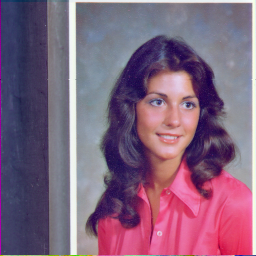
#> input picture Images/Lena/Lena.tiff, 256 x 256 px, found by its file name
$ jupyter execute Histogram.ipynb
#> lines starting #> are read from the running program, lines starting #| are printed output that depends on the picture
[cell 1]
import cv2
import matplotlib.pyplot as plt
import matplotlib.image as mpimg

img = cv2.imread('Images/Lena/Lena.tiff',0)
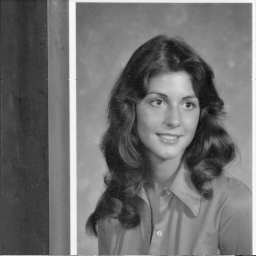
#> img: shape (256, 256); min 14, max 250, mean 111.2
cipher= cv2.imread('Images/Lena/cipher.tiff',0)
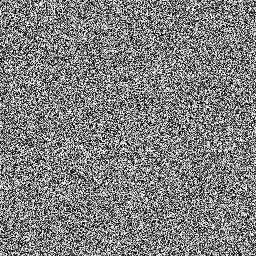
#> input picture Images/Lena/cipher.tiff, 256 x 256 px, found by its file name
#> cipher is the input picture: shape (256, 256); min 0, max 255, mean 127.6


plt.hist(img.ravel(),256,[0,256])
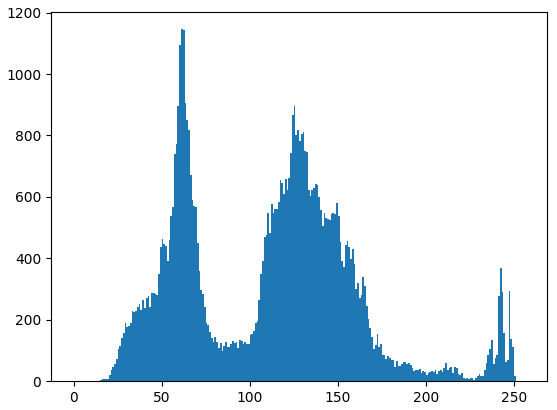
#> figure drawn by matplotlib, 1 panel; tallest bar 1146 high, from x = 61 to 62

[cell 2]
plt.hist(cipher.ravel(),256,[0,256])
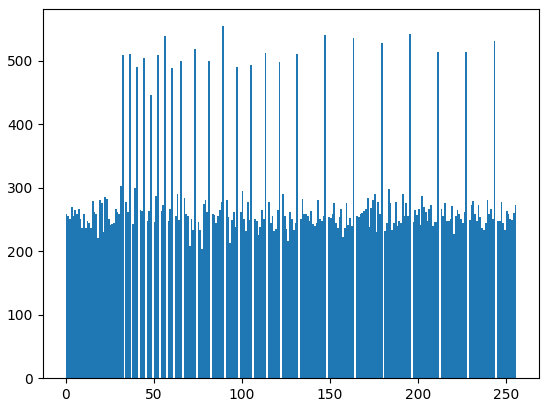
#> figure drawn by matplotlib, 1 panel; tallest bar 554 high, from x = 89 to 90
